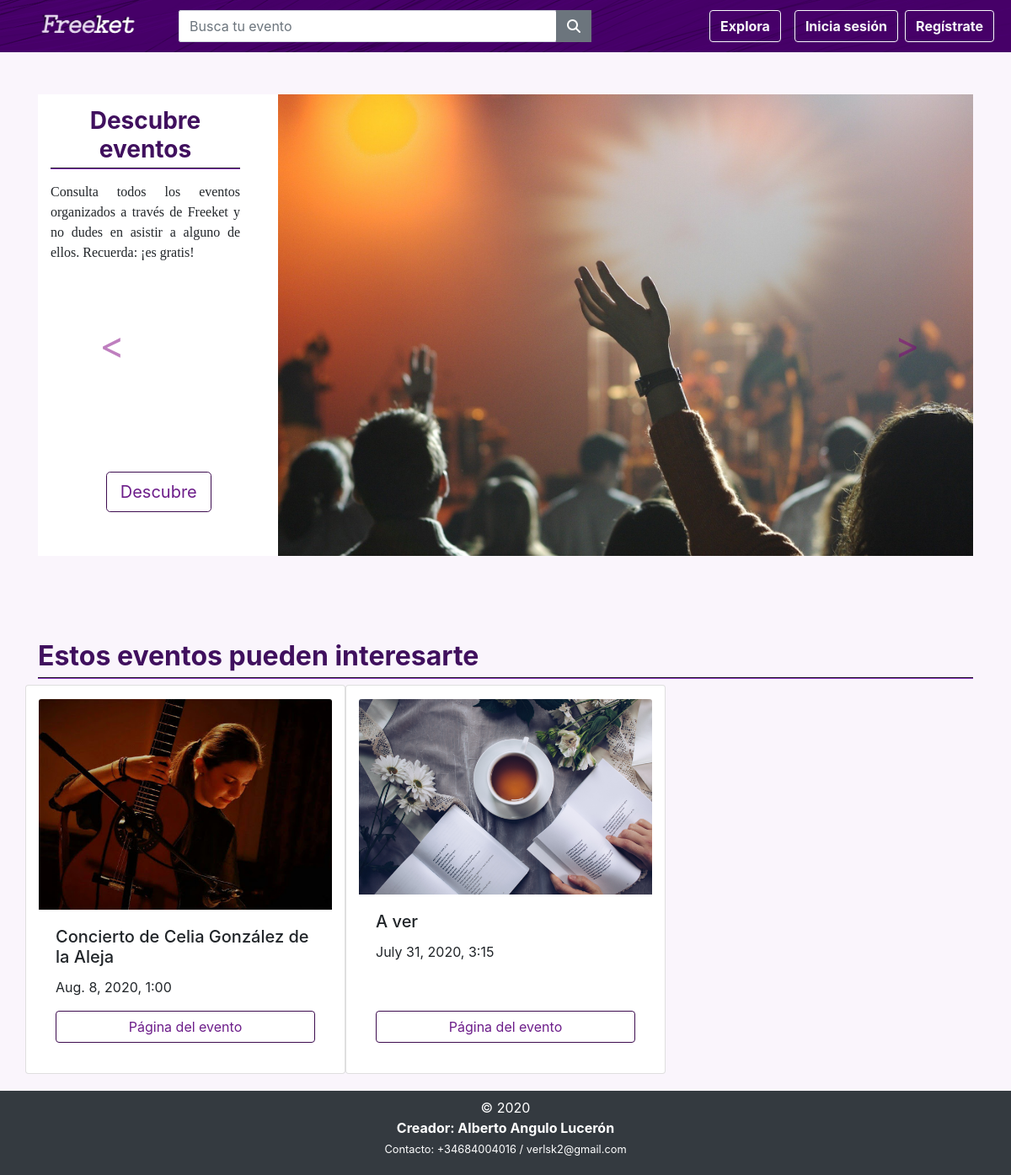
The app's page /, older data.
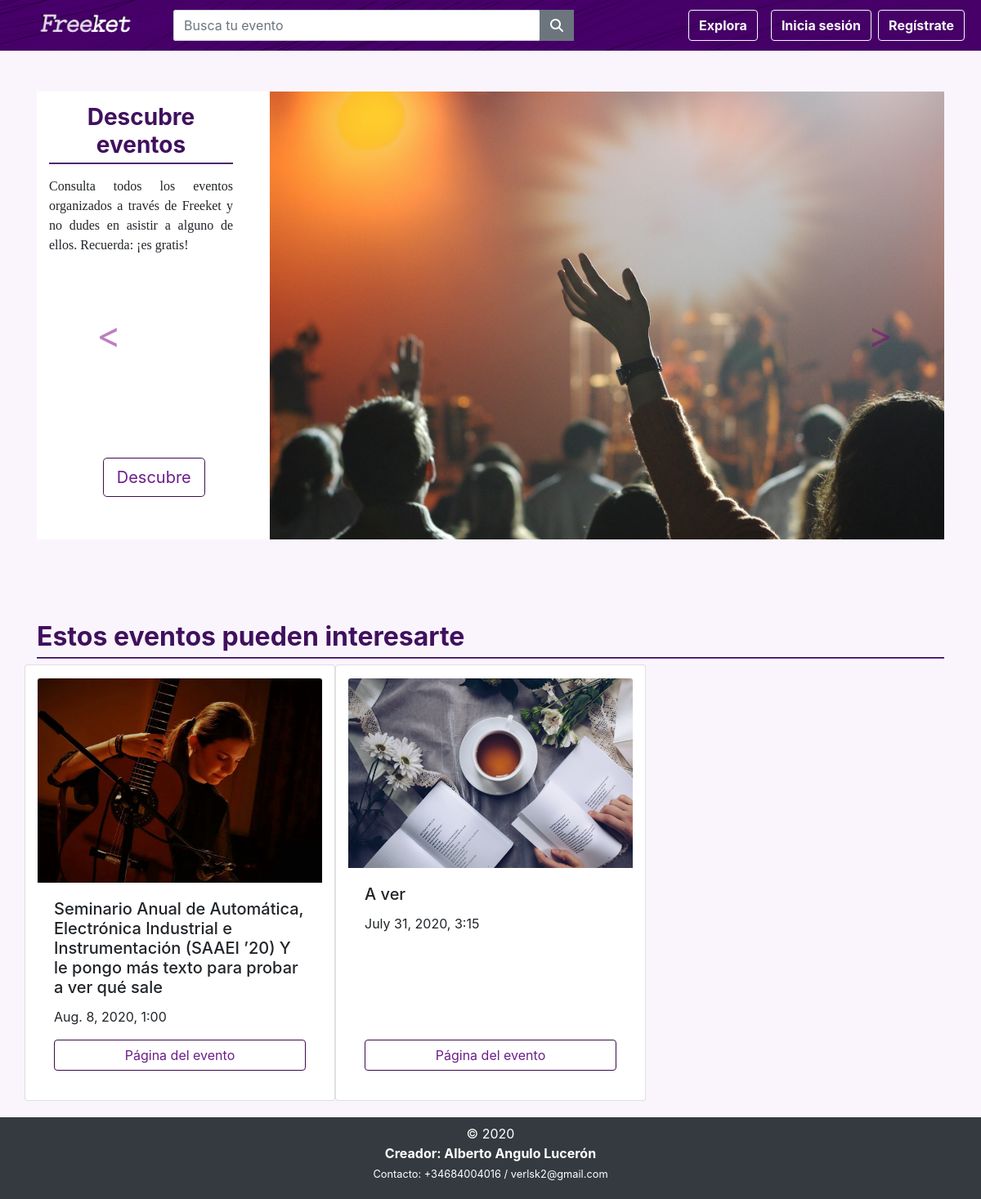
The same page, newer data.
### freeketapp/models.py (models this page shows)
class Evento(models.Model):
    id = models.UUIDField(null=False, primary_key=True, default=uuid.uuid4)
    titulo = models.CharField(max_length=50)
    descripcion = models.CharField(max_length=20000, default="")
    url_id = models.CharField(max_length=100, default='default')
    fecha = models.DateField()
    hora = models.CharField(max_length=5)
    numero_entradas_inicial = models.IntegerField(default=1)
    numero_entradas_actual = models.IntegerField(default=1)
    max_entradas_user = models.IntegerField()
    ciudad = models.CharField(max_length=50, default='')
    direccion = models.CharField(max_length=100, default='')
    cpostal = models.CharField(max_length=20, default='')
    key = models.CharField(max_length=100, default='default')
    organizador = models.ForeignKey(Organizador, on_delete=models.CASCADE, default=1)
    fecha_creacion = models.DateField(default=date.today())
    visitas = models.IntegerField(default=0)
    img = models.ImageField(upload_to='m', blank=True)
    objects = models.Manager()

### freeketapp/views/views.py (the view)
# urls.py: path('', views.index, name='index'),
def index(request):
    context = {}
    if request.user.is_authenticated:
        context = get_context(request)
        if context['profile'] == 'org':
            return redirect('organizador')
    else:
        context['islogged'] = 'n'
    eventos = Evento.objects.order_by('-visitas')
    eventos = eventos.filter(fecha__gte=strftime("%Y-%m-%d", localtime(time())), numero_entradas_actual__gte=1)[:3]
    context['eventos'] = eventos
    return render(request, "freeketapp/base.html", context)

### freeketapp/templates/freeketapp/base.html (shortened to what this page needs)
<!DOCTYPE html>
<html lang="es">
<head>
    <link href="https://stackpath.bootstrapcdn.com/bootstrap/4.4.1/css/bootstrap.min.css"
 rel="stylesheet">
    {% load static %}
    {% load static %}
    <link href="{% static 'freeketapp/jquery.timepicker.css' %}" rel="stylesheet">
    {% load static %}
    <link href="{% static 'freeketapp/style.css' %}" rel="stylesheet" type="text/css">
    <link href="//code.jquery.com/ui/1.12.1/themes/base/jquery-ui.css" rel="stylesheet">
</head>
<body>
{% block header %}
<nav class="navbar navbar-expand-lg navbar-dark navbar-custom py-2">
    <a href={% url 'index' %} class="navbar-brand navbar-left">
    {% load static %}
    <img alt="" class="d-inline-block align-middle mr-2" src="{% static 'freeketapp/logo5.png' %}"
         width="120">
    </a>
    <div class="collapse navbar-collapse " id="navbarColor02">
        <form autocomplete="off" class="mx-2 d-inline w-50" action={% url 'resultados' %} method="post">
        <div class="input-group">
            <input class="form-control" id="busqueda" name="titulo" placeholder="Busca tu evento" type="text">
            <div class="input-group-append">
                <button class="btn btn-secondary" type="submit">
                    <i class="fa fa-search"></i>
                </button>
            </div>
        </div>
        </form>
        <ul class="navbar-nav d-lg-flex align-items-center nav-fill ml-auto mr-1 my-1">
            <li class="nav-item">
                <a href={% url 'eventos' %}>
                <button class="btn btn-outline-light my-2 mx-2 my-sm-0" type="button"><strong>Explora</strong></button>
            </li>
            {% if islogged == 'y' %}
            {% if profile == 'org' %}
            <li class="nav-item">
                <a href={% url 'crear_evento' %}>
                <button class="btn btn-outline-light my-2 mx-2 my-sm-0" type="button"><strong>Crear evento</strong>
                </button>
                </a>
            </li>
            <li class="nav-item">
                <a href={% url 'gestionar_eventos' %}>
                <button class="btn btn-outline-light my-2 mx-2 my-sm-0" type="button"><strong>Gestionar eventos</strong>
                </button>
                </a>
            </li>
            {% else %}
            <li class="nav-item">
                <a href={% url 'misentradas' %}>
                <button class="btn btn-outline-light my-2 mx-2 my-sm-0" type="button"><strong>Mis entradas</strong>
                </button>
                </a>
            </li>
            {% endif %}
            <li class="nav-item dropdown">
                <a aria-expanded="false" aria-haspopup="true" class="nav-link dropdown-toggle" data-toggle="dropdown"
                   href="#" id="dropacciones">
                    Hola, {{ name }}
                </a>
                <div aria-labelledby="navbarDropdownMenuLink" class="dropdown-menu dropdown-menu-right">
                    <a class="dropdown-item" href={% url 'mi_perfil' %}>Mi perfil</a>
                    <div class="dropdown-divider"></div>
                    {% if profile == 'org' and not assist %}
                    <a class="dropdown-item" href={% url 'registro_asistente' %}>Regístrate como asistente</a>
                    {% elif profile == 'org' and assist %}
                    <a class="dropdown-item" href={% url 'perfil_asistente' %}>Cambiar a modo asistente</a>
                    {% elif profile == 'assist' and not org %}
                    <a class="dropdown-item" href={% url 'registro_organizador' %}>Regístrate como organizador</a>
                    {% else %}
                    <a class="dropdown-item" href={% url 'perfil_organizador' %}>Cambiar a modo organizador</a>
                    {% endif %}
                    <div class="dropdown-divider"></div>
                    <a class="dropdown-item" href={% url 'cerrar_sesion' %}>Cerrar sesión</a>
                </div>
            </li>
            {% else %}
            <li class="nav-item">
                <a href="/login/">
                    <button class="btn btn-outline-light my-2 mx-2 my-sm-0" type="button"><strong>Inicia sesión</strong>
                    </button>
                </a>
            </li>
            <li class="nav-item">
                <a href="/registro/">
                    <button class="btn btn-outline-light my-2 my-sm-0" type="button"><strong>Regístrate</strong>
                    </button>
                </a>
            </li>
            {% endif %}
        </ul>
    </div>
</nav>
{% endblock %}
<div class="wrapper">
{% block contenido %}
<div class="container contInicio">
    <div class="carousel slide" data-ride="carousel" id="carouselInicio">
        <div class="carousel-inner">
            <div class="carousel-item active">
                <div class="row">
                    <div class="col-lg-3 descCar">
                        <div class="container text-center contCar">
                            <h3 class="titCar">Descubre eventos</h3>
                            <p class="text-justify textCar">Consulta todos los eventos organizados a través de Freeket y
                                no dudes en asistir a alguno de ellos. Recuerda: ¡es gratis!</p>
                            <a href="/eventos/">
                                <div class="btnCar">
                                    <button class="align-text-bottom btn btn-outline-light btnOrg btn-lg" id="btnCrearEvento2">
                                        Descubre
                                    </button>
                                </div>
                            </a>
                        </div>
                    </div>
                    <div class="col-lg-9">
                        <a href="/eventos/"> <img alt="First slide" class="d-block w-100" src="/media/m/carr_1.jpg"></a>
                    </div>
                </div>
            </div>
            <a class="carousel-control-prev" data-slide="prev" href="#carouselInicio" role="button">
                <span aria-hidden="true" class="carousel-control-prev-icon"></span>
            </a>
            <a class="carousel-control-next" data-slide="next" href="#carouselInicio" role="button">
                <span aria-hidden="true" class="carousel-control-next-icon"></span>
            </a>
        </div>
    </div>
</div>
    <div class="container contEventosIni">
        <h2 class="titCar">Estos eventos pueden interesarte</h2>
        <div class="row">
            {% for evento in eventos %}
            <div class="card col-md-4 py-3 " style="width: 100%">
                <img alt="Card image cap" class="card-img-top" src="{{ evento.img.url }}">
                <div class="card-body d-flex flex-column">
                    <h5 class="card-title">{{ evento.titulo }}</h5>
                    <p class="card-text">{{ evento.fecha }}, {{ evento.hora }}</p>
                    <a class="btn btn-outline-light btnOrg mt-auto stretched-link" href="/evento/{{ evento.url_id }}">Página
                        del evento</a>
                </div>
            </div>
            {% endfor %}
        </div>
    </div>
    <div class="push"></div>
    </div>
    <footer class="bg-dark text-white footer">
        <div class="footer-copyright text-center py-2">© 2020
            <br>
            <strong>Creador: Alberto Angulo Lucerón</strong>
            <br>
            <small>Contacto: +34684004016 / verlsk2@gmail.com</small>
          </div>
    </footer>
    {% endblock %}
    {% load static %}
    {% load static %}
    {% load static %}
</body>
</html>

### freeketapp/static/freeketapp/style.css (style rules this page uses)
html { height: 100%; margin: 0; }
body { height: 90%; margin: 0; background-color: #faf5fc; }
.navbar { padding-top: 50; padding-bottom: 0; }
.navbar-brand { margin-right: 30px; margin-left: 30px; }
#busqueda { border-radius:2px; }
.navbar-custom { background-image: url("back6.png"); background-repeat: no-repeat; background-size: cover; background-position: center; }
.btnGest, .btnOrg, .btnSide { border-color:#3d0c4f; color: #6d1e8a; }
.contInicio { margin-top:50px; }
.contCar { margin-top:15px; }
.carousel { background-color:#fff; width: }
.descCar { margin-bot:10px; }
#btnCrearEvento2 { margin-bottom:20px; }
.carousel-control-prev-icon, .carousel-control-next-icon { background-image:none; }
.carousel-control-next-icon:after { content:'>'; font-size: 45px; color: purple; }
.carousel-control-prev-icon:after { content:'<'; font-size: 45px; color: purple; }
.titCar { font-weight:bolder; color:#40105e; padding-bottom:5px; border-bottom-style: groove; border-bottom-width: 2px; border-color: #562675; margin-bottom: 7px; }
.textCar { font-family: "MS Gothic, Verdana, Times New Roman"; margin-top:15px; }
.contEventosIni { margin-top:100px; }
.wrapper { padding-bottom: 20px; min-height: 100%; margin: 0 auto -50px; }
.push { height: 50px; }
.footer { height: 100px; background-color:purple; }
@media only screen and (min-width: 900px) { .btnCar { position:absolute; width:90%; bottom:30px; } }

Row changes from the older to the newer data that the page shows:
changed Evento: titulo "Concierto de Celia González de la Aleja" → "Seminario Anual de Automática, Electrónica Industrial e Instrumentación (SAAEI ’20) Y le pongo más texto para probar a ver qué sale"
